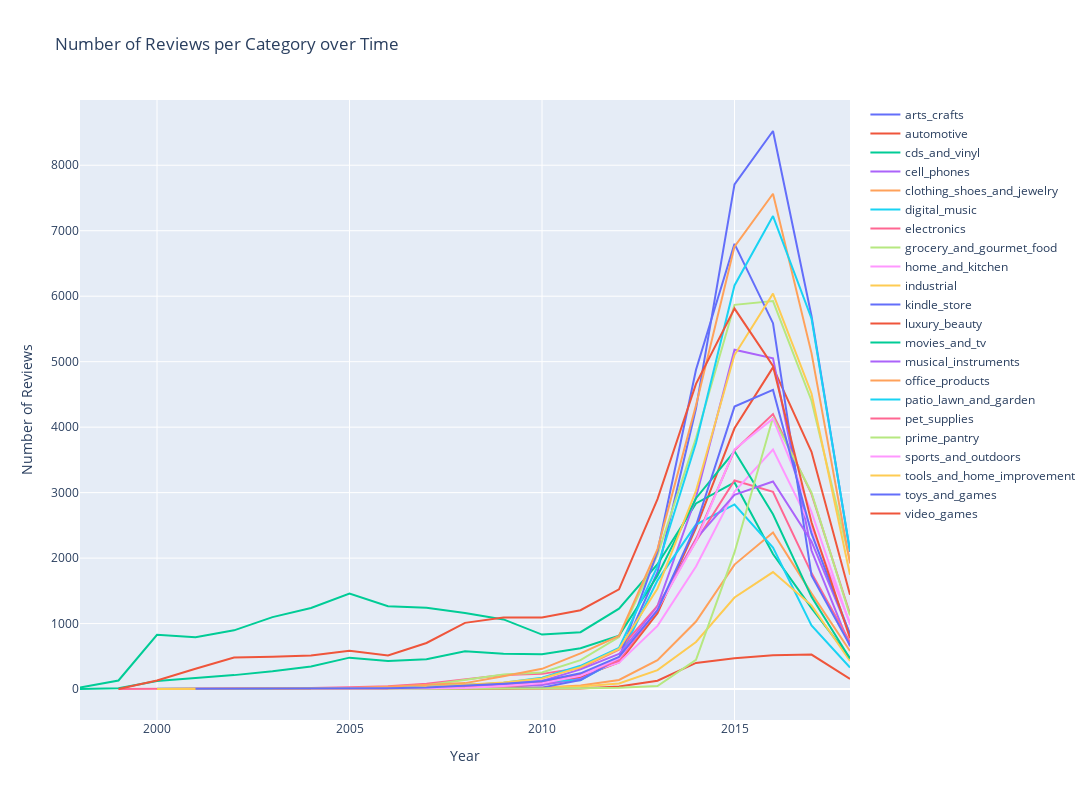

The notebook cell saved with this chart:
### Code cell
fig = go.Figure()

for i, id in enumerate(categories):
    fig.add_trace(go.Scatter(x=cat_year_count[cat_year_count.category==id].reviewYear,
                             y=cat_year_count[cat_year_count.category==id].count_rev,
                             mode='lines',
                             name=id))
    last_count = cat_year_count[cat_year_count.category==id].count_rev.iloc[-1]

fig.update_layout(
    title="Number of Reviews per Category over Time",
    xaxis=dict(title="Year"),
    yaxis=dict(title="Number of Reviews"),
    hovermode="x",
    height=800,  # Set the height of the figure (in pixels)
    width=1500   # Set the width of the figure (in pixels)
)

fig.show()

### Figure 1 — Plotly figure (JSON) as saved in the notebook; plotly's stock layout.template omitted (floating-point values rounded to 4 significant figures)
{"data": [{"mode": "lines", "name": "arts_crafts", "type": "scatter", "x": [2004, 2006, 2007, 2008, 2009, 2010, 2011, 2012, 2013, 2014, 2015, 2016, 2017, 2018], "y": [1, 4, 5, 5, 24, 74, 167, 464, 1785, 4284, 7709, 8523, 5698, 2097]}, {"mode": "lines", "name": "automotive", "type": "scatter", "x": [2003, 2006, 2007, 2008, 2009, 2010, 2011, 2012, 2013, 2014, 2015, 2016, 2017, 2018], "y": [2, 5, 14, 16, 41, 85, 186, 408, 1159, 2463, 3983, 4913, 3624, 1440]}, {"mode": "lines", "name": "cds_and_vinyl", "type": "scatter", "x": [1998, 1999, 2000, 2001, 2002, 2003, 2004, 2005, 2006, 2007, 2008, 2009, 2010, 2011, 2012, 2013, 2014, 2015, 2016, 2017, 2018], "y": [22, 131, 828, 790, 897, 1099, 1238, 1457, 1265, 1240, 1162, 1064, 832, 869, 1227, 1906, 2835, 3156, 2063, 1236, 471]}, {"mode": "lines", "name": "cell_phones", "type": "scatter", "x": [2004, 2005, 2006, 2007, 2008, 2009, 2010, 2011, 2012, 2013, 2014, 2015, 2016, 2017, 2018], "y": [2, 3, 4, 15, 31, 50, 61, 157, 441, 1272, 2930, 5183, 5052, 2116, 651]}, {"mode": "lines", "name": "clothing_shoes_and_jewelry", "type": "scatter", "x": [2005, 2007, 2008, 2009, 2010, 2011, 2012, 2013, 2014, 2015, 2016, 2017, 2018], "y": [2, 5, 6, 25, 21, 55, 139, 441, 1031, 1901, 2393, 1462, 582]}, {"mode": "lines", "name": "digital_music", "type": "scatter", "x": [2000, 2001, 2002, 2003, 2004, 2005, 2006, 2007, 2008, 2009, 2010, 2011, 2012, 2013, 2014, 2015, 2016, 2017, 2018], "y": [5, 3, 12, 16, 12, 17, 14, 34, 70, 74, 128, 135, 457, 1660, 2512, 2819, 2162, 970, 328]}, {"mode": "lines", "name": "electronics", "type": "scatter", "x": [1999, 2000, 2001, 2002, 2003, 2004, 2005, 2006, 2007, 2008, 2009, 2010, 2011, 2012, 2013, 2014, 2015, 2016, 2017, 2018], "y": [1, 3, 1, 4, 5, 18, 28, 44, 80, 150, 215, 232, 322, 601, 1270, 2259, 3185, 3013, 1771, 719]}, {"mode": "lines", "name": "grocery_and_gourmet_food", "type": "scatter", "x": [2005, 2006, 2007, 2008, 2009, 2010, 2011, 2012, 2013, 2014, 2015, 2016, 2017, 2018], "y": [2, 15, 59, 137, 224, 254, 441, 794, 2051, 3835, 5868, 5926, 4404, 1960]}, {"mode": "lines", "name": "home_and_kitchen", "type": "scatter", "x": [2001, 2002, 2003, 2004, 2005, 2006, 2007, 2008, 2009, 2010, 2011, 2012, 2013, 2014, 2015, 2016, 2017, 2018], "y": [4, 1, 9, 4, 7, 15, 37, 44, 71, 131, 215, 404, 965, 1873, 3015, 3657, 2466, 1009]}, {"mode": "lines", "name": "industrial", "type": "scatter", "x": [2006, 2008, 2009, 2010, 2011, 2012, 2013, 2014, 2015, 2016, 2017, 2018], "y": [1, 6, 11, 19, 39, 86, 290, 719, 1398, 1787, 1279, 428]}, {"mode": "lines", "name": "kindle_store", "type": "scatter", "x": [2001, 2002, 2003, 2004, 2005, 2006, 2007, 2008, 2009, 2010, 2011, 2012, 2013, 2014, 2015, 2016, 2017, 2018], "y": [2, 2, 2, 3, 5, 6, 7, 10, 9, 22, 138, 467, 2102, 4877, 6800, 5588, 1736, 669]}, {"mode": "lines", "name": "luxury_beauty", "type": "scatter", "x": [2007, 2008, 2009, 2010, 2011, 2012, 2013, 2014, 2015, 2016, 2017, 2018], "y": [1, 3, 5, 4, 9, 39, 128, 399, 470, 516, 527, 154]}, {"mode": "lines", "name": "movies_and_tv", "type": "scatter", "x": [1998, 1999, 2000, 2001, 2002, 2003, 2004, 2005, 2006, 2007, 2008, 2009, 2010, 2011, 2012, 2013, 2014, 2015, 2016, 2017, 2018], "y": [1, 12, 123, 170, 213, 272, 345, 480, 428, 455, 578, 541, 533, 623, 816, 1730, 2915, 3632, 2670, 1409, 466]}, {"mode": "lines", "name": "musical_instruments", "type": "scatter", "x": [2004, 2005, 2006, 2007, 2008, 2009, 2010, 2011, 2012, 2013, 2014, 2015, 2016, 2017, 2018], "y": [2, 5, 4, 10, 35, 72, 122, 301, 535, 1249, 2293, 2965, 3171, 2255, 838]}, {"mode": "lines", "name": "office_products", "type": "scatter", "x": [2000, 2001, 2002, 2003, 2004, 2005, 2006, 2007, 2008, 2009, 2010, 2011, 2012, 2013, 2014, 2015, 2016, 2017, 2018], "y": [1, 3, 3, 5, 11, 15, 37, 64, 91, 195, 309, 544, 811, 2138, 4334, 6758, 7565, 5131, 1919]}, {"mode": "lines", "name": "patio_lawn_and_garden", "type": "scatter", "x": [2002, 2005, 2006, 2007, 2008, 2009, 2010, 2011, 2012, 2013, 2014, 2015, 2016, 2017, 2018], "y": [2, 5, 9, 33, 57, 95, 173, 355, 629, 1873, 3758, 6164, 7224, 5661, 2112]}, {"mode": "lines", "name": "pet_supplies", "type": "scatter", "x": [2003, 2005, 2006, 2007, 2008, 2009, 2010, 2011, 2012, 2013, 2014, 2015, 2016, 2017, 2018], "y": [1, 1, 3, 17, 30, 41, 103, 225, 435, 1213, 2289, 3647, 4199, 2981, 1146]}, {"mode": "lines", "name": "prime_pantry", "type": "scatter", "x": [2006, 2009, 2010, 2011, 2012, 2013, 2014, 2015, 2016, 2017, 2018], "y": [1, 4, 6, 11, 20, 47, 446, 2087, 4152, 2999, 1123]}, {"mode": "lines", "name": "sports_and_outdoors", "type": "scatter", "x": [2004, 2005, 2006, 2007, 2008, 2009, 2010, 2011, 2012, 2013, 2014, 2015, 2016, 2017, 2018], "y": [1, 3, 3, 15, 16, 48, 88, 203, 471, 1223, 2257, 3662, 4129, 2703, 983]}, {"mode": "lines", "name": "tools_and_home_improvement", "type": "scatter", "x": [2000, 2001, 2003, 2004, 2005, 2006, 2007, 2008, 2009, 2010, 2011, 2012, 2013, 2014, 2015, 2016, 2017, 2018], "y": [1, 4, 3, 4, 9, 9, 33, 64, 100, 161, 334, 613, 1536, 3028, 5101, 6039, 4515, 1747]}, {"mode": "lines", "name": "toys_and_games", "type": "scatter", "x": [2001, 2002, 2003, 2004, 2005, 2006, 2007, 2008, 2009, 2010, 2011, 2012, 2013, 2014, 2015, 2016, 2017, 2018], "y": [4, 4, 5, 8, 12, 13, 23, 47, 80, 120, 240, 492, 1205, 2499, 4314, 4569, 2377, 836]}, {"mode": "lines", "name": "video_games", "type": "scatter", "x": [1999, 2000, 2001, 2002, 2003, 2004, 2005, 2006, 2007, 2008, 2009, 2010, 2011, 2012, 2013, 2014, 2015, 2016, 2017, 2018], "y": [2, 131, 311, 481, 493, 513, 584, 512, 704, 1011, 1093, 1094, 1204, 1524, 2901, 4661, 5811, 4935, 2548, 776]}], "layout": {"height": 800, "hovermode": "x", "title": {"text": "Number of Reviews per Category over Time"}, "width": 1500, "xaxis": {"title": {"text": "Year"}}, "yaxis": {"title": {"text": "Number of Reviews"}}}}
